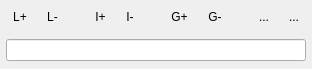
<?xml version="1.0" encoding="UTF-8"?>
<ui version="4.0">
 <class>QmitkMultiLabelManagerControls</class>
 <widget class="QWidget" name="QmitkMultiLabelManagerControls">
  <property name="geometry">
   <rect>
    <x>0</x>
    <y>0</y>
    <width>312</width>
    <height>69</height>
   </rect>
  </property>
  <property name="sizePolicy">
   <sizepolicy hsizetype="Minimum" vsizetype="MinimumExpanding">
    <horstretch>0</horstretch>
    <verstretch>0</verstretch>
   </sizepolicy>
  </property>
  <property name="styleSheet">
   <string notr="true"/>
  </property>
  <layout class="QVBoxLayout" name="verticalLayout">
   <property name="leftMargin">
    <number>6</number>
   </property>
   <property name="topMargin">
    <number>6</number>
   </property>
   <property name="rightMargin">
    <number>6</number>
   </property>
   <property name="bottomMargin">
    <number>6</number>
   </property>
   <item>
    <layout class="QHBoxLayout" name="horizontalLayout">
     <item>
      <widget class="QToolButton" name="btnAddLabel">
       <property name="toolTip">
        <string>Add a new label to the group of the selected label.</string>
       </property>
       <property name="text">
        <string>L+</string>
       </property>
       <property name="iconSize">
        <size>
         <width>24</width>
         <height>24</height>
        </size>
       </property>
       <property name="autoRaise">
        <bool>true</bool>
       </property>
      </widget>
     </item>
     <item>
      <widget class="QToolButton" name="btnRemoveLabel">
       <property name="toolTip">
        <string>Deletes the selected label (all instances).</string>
       </property>
       <property name="text">
        <string>L-</string>
       </property>
       <property name="iconSize">
        <size>
         <width>24</width>
         <height>24</height>
        </size>
       </property>
       <property name="autoRaise">
        <bool>true</bool>
       </property>
      </widget>
     </item>
     <item>
      <spacer name="horizontalSpacer_3">
       <property name="orientation">
        <enum>Qt::Horizontal</enum>
       </property>
       <property name="sizeHint" stdset="0">
        <size>
         <width>40</width>
         <height>20</height>
        </size>
       </property>
      </spacer>
     </item>
     <item>
      <widget class="QToolButton" name="btnAddInstance">
       <property name="toolTip">
        <string>Add a new instance of the selected label.</string>
       </property>
       <property name="text">
        <string>I+</string>
       </property>
       <property name="iconSize">
        <size>
         <width>24</width>
         <height>24</height>
        </size>
       </property>
       <property name="autoRaise">
        <bool>true</bool>
       </property>
      </widget>
     </item>
     <item>
      <widget class="QToolButton" name="btnRemoveInstance">
       <property name="toolTip">
        <string>Deletes the selected label instance.</string>
       </property>
       <property name="text">
        <string>I-</string>
       </property>
       <property name="iconSize">
        <size>
         <width>24</width>
         <height>24</height>
        </size>
       </property>
       <property name="autoRaise">
        <bool>true</bool>
       </property>
      </widget>
     </item>
     <item>
      <spacer name="horizontalSpacer">
       <property name="orientation">
        <enum>Qt::Horizontal</enum>
       </property>
       <property name="sizeType">
        <enum>QSizePolicy::Expanding</enum>
       </property>
       <property name="sizeHint" stdset="0">
        <size>
         <width>40</width>
         <height>20</height>
        </size>
       </property>
      </spacer>
     </item>
     <item>
      <widget class="QToolButton" name="btnAddGroup">
       <property name="toolTip">
        <string>Add a new group.</string>
       </property>
       <property name="text">
        <string>G+</string>
       </property>
       <property name="iconSize">
        <size>
         <width>24</width>
         <height>24</height>
        </size>
       </property>
       <property name="autoRaise">
        <bool>true</bool>
       </property>
      </widget>
     </item>
     <item>
      <widget class="QToolButton" name="btnRemoveGroup">
       <property name="toolTip">
        <string>Remove the current group (including all labels).</string>
       </property>
       <property name="text">
        <string>G-</string>
       </property>
       <property name="iconSize">
        <size>
         <width>24</width>
         <height>24</height>
        </size>
       </property>
       <property name="autoRaise">
        <bool>true</bool>
       </property>
      </widget>
     </item>
     <item>
      <spacer name="horizontalSpacer_2">
       <property name="orientation">
        <enum>Qt::Horizontal</enum>
       </property>
       <property name="sizeHint" stdset="0">
        <size>
         <width>20</width>
         <height>20</height>
        </size>
       </property>
      </spacer>
     </item>
     <item>
      <spacer name="horizontalSpacer_4">
       <property name="orientation">
        <enum>Qt::Horizontal</enum>
       </property>
       <property name="sizeHint" stdset="0">
        <size>
         <width>40</width>
         <height>20</height>
        </size>
       </property>
      </spacer>
     </item>
     <item>
      <widget class="QToolButton" name="btnSavePreset">
       <property name="toolTip">
        <string>Save the labels preset.</string>
       </property>
       <property name="text">
        <string>...</string>
       </property>
       <property name="iconSize">
        <size>
         <width>24</width>
         <height>24</height>
        </size>
       </property>
       <property name="autoRaise">
        <bool>true</bool>
       </property>
      </widget>
     </item>
     <item>
      <widget class="QToolButton" name="btnLoadPreset">
       <property name="toolTip">
        <string>Load a label preset from file.</string>
       </property>
       <property name="text">
        <string>...</string>
       </property>
       <property name="iconSize">
        <size>
         <width>24</width>
         <height>24</height>
        </size>
       </property>
       <property name="autoRaise">
        <bool>true</bool>
       </property>
      </widget>
     </item>
    </layout>
   </item>
   <item>
    <widget class="QmitkMultiLabelInspector" name="labelInspector" native="true">
     <property name="sizePolicy">
      <sizepolicy hsizetype="Preferred" vsizetype="Maximum">
       <horstretch>0</horstretch>
       <verstretch>0</verstretch>
      </sizepolicy>
     </property>
    </widget>
   </item>
   <item>
    <widget class="ctkSearchBox" name="labelSearchBox">
     <property name="sizePolicy">
      <sizepolicy hsizetype="Minimum" vsizetype="Fixed">
       <horstretch>0</horstretch>
       <verstretch>0</verstretch>
      </sizepolicy>
     </property>
    </widget>
   </item>
  </layout>
 </widget>
 <customwidgets>
  <customwidget>
   <class>ctkSearchBox</class>
   <extends>QLineEdit</extends>
   <header location="global">ctkSearchBox.h</header>
  </customwidget>
  <customwidget>
   <class>QmitkMultiLabelInspector</class>
   <extends>QWidget</extends>
   <header>QmitkMultiLabelInspector.h</header>
  </customwidget>
 </customwidgets>
 <resources/>
 <connections/>
</ui>
